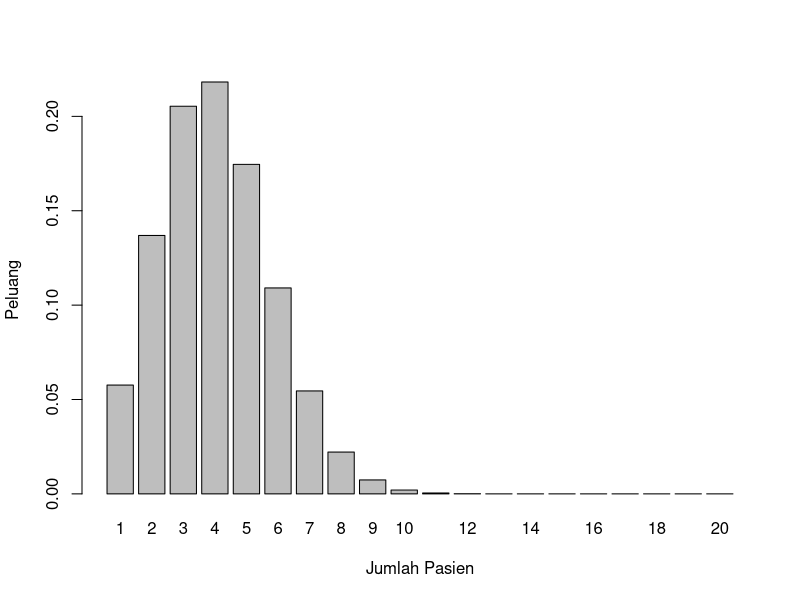

R code for this plot:
#Nomor 2a
dbinom(4, 20, 0.2)

#Nomor 2b
peluang <- dbinom(1:20, 20, 0.2)
data = data.frame(y=c(peluang), x=c(1:20))
barplot(data$y, names.arg=data$x, ylab="Peluang", xlab="Jumlah Pasien")

#Nomor 2c
p = 0.2
q = 1-p
n = 4
rataan = n*p
rataan
varian = n*p*q
varian